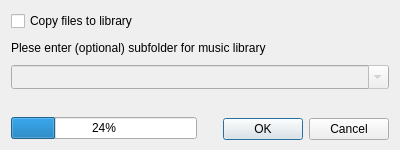
<?xml version="1.0" encoding="UTF-8"?>
<ui version="4.0">
 <class>ImportFolder</class>
 <widget class="QWidget" name="ImportFolder">
  <property name="geometry">
   <rect>
    <x>0</x>
    <y>0</y>
    <width>400</width>
    <height>150</height>
   </rect>
  </property>
  <property name="minimumSize">
   <size>
    <width>400</width>
    <height>120</height>
   </size>
  </property>
  <property name="maximumSize">
   <size>
    <width>400</width>
    <height>150</height>
   </size>
  </property>
  <property name="windowTitle">
   <string>Form</string>
  </property>
  <layout class="QGridLayout" name="gridLayout">
   <property name="verticalSpacing">
    <number>10</number>
   </property>
   <item row="4" column="0" colspan="2">
    <widget class="QLabel" name="lab_full_path">
     <property name="minimumSize">
      <size>
       <width>380</width>
       <height>10</height>
      </size>
     </property>
     <property name="maximumSize">
      <size>
       <width>400</width>
       <height>30</height>
      </size>
     </property>
     <property name="text">
      <string/>
     </property>
    </widget>
   </item>
   <item row="2" column="0" colspan="2">
    <widget class="QComboBox" name="comB_proposed_artists">
     <property name="enabled">
      <bool>false</bool>
     </property>
     <property name="minimumSize">
      <size>
       <width>0</width>
       <height>24</height>
      </size>
     </property>
     <property name="editable">
      <bool>true</bool>
     </property>
     <property name="maxVisibleItems">
      <number>10</number>
     </property>
     <property name="minimumContentsLength">
      <number>0</number>
     </property>
     <property name="iconSize">
      <size>
       <width>16</width>
       <height>16</height>
      </size>
     </property>
     <property name="frame">
      <bool>true</bool>
     </property>
    </widget>
   </item>
   <item row="5" column="1">
    <widget class="QDialogButtonBox" name="bb_ok_cancel">
     <property name="minimumSize">
      <size>
       <width>0</width>
       <height>24</height>
      </size>
     </property>
     <property name="standardButtons">
      <set>QDialogButtonBox::Cancel|QDialogButtonBox::Ok</set>
     </property>
    </widget>
   </item>
   <item row="1" column="0" colspan="2">
    <widget class="QLabel" name="label">
     <property name="text">
      <string>Plese enter (optional) subfolder for music library</string>
     </property>
    </widget>
   </item>
   <item row="5" column="0">
    <widget class="QProgressBar" name="pb_progress">
     <property name="value">
      <number>24</number>
     </property>
    </widget>
   </item>
   <item row="0" column="0">
    <widget class="QCheckBox" name="cb_copy">
     <property name="text">
      <string>Copy files to library</string>
     </property>
    </widget>
   </item>
  </layout>
 </widget>
 <resources/>
 <connections>
  <connection>
   <sender>cb_copy</sender>
   <signal>toggled(bool)</signal>
   <receiver>comB_proposed_artists</receiver>
   <slot>setEnabled(bool)</slot>
   <hints>
    <hint type="sourcelabel">
     <x>102</x>
     <y>62</y>
    </hint>
    <hint type="destinationlabel">
     <x>199</x>
     <y>38</y>
    </hint>
   </hints>
  </connection>
 </connections>
</ui>
